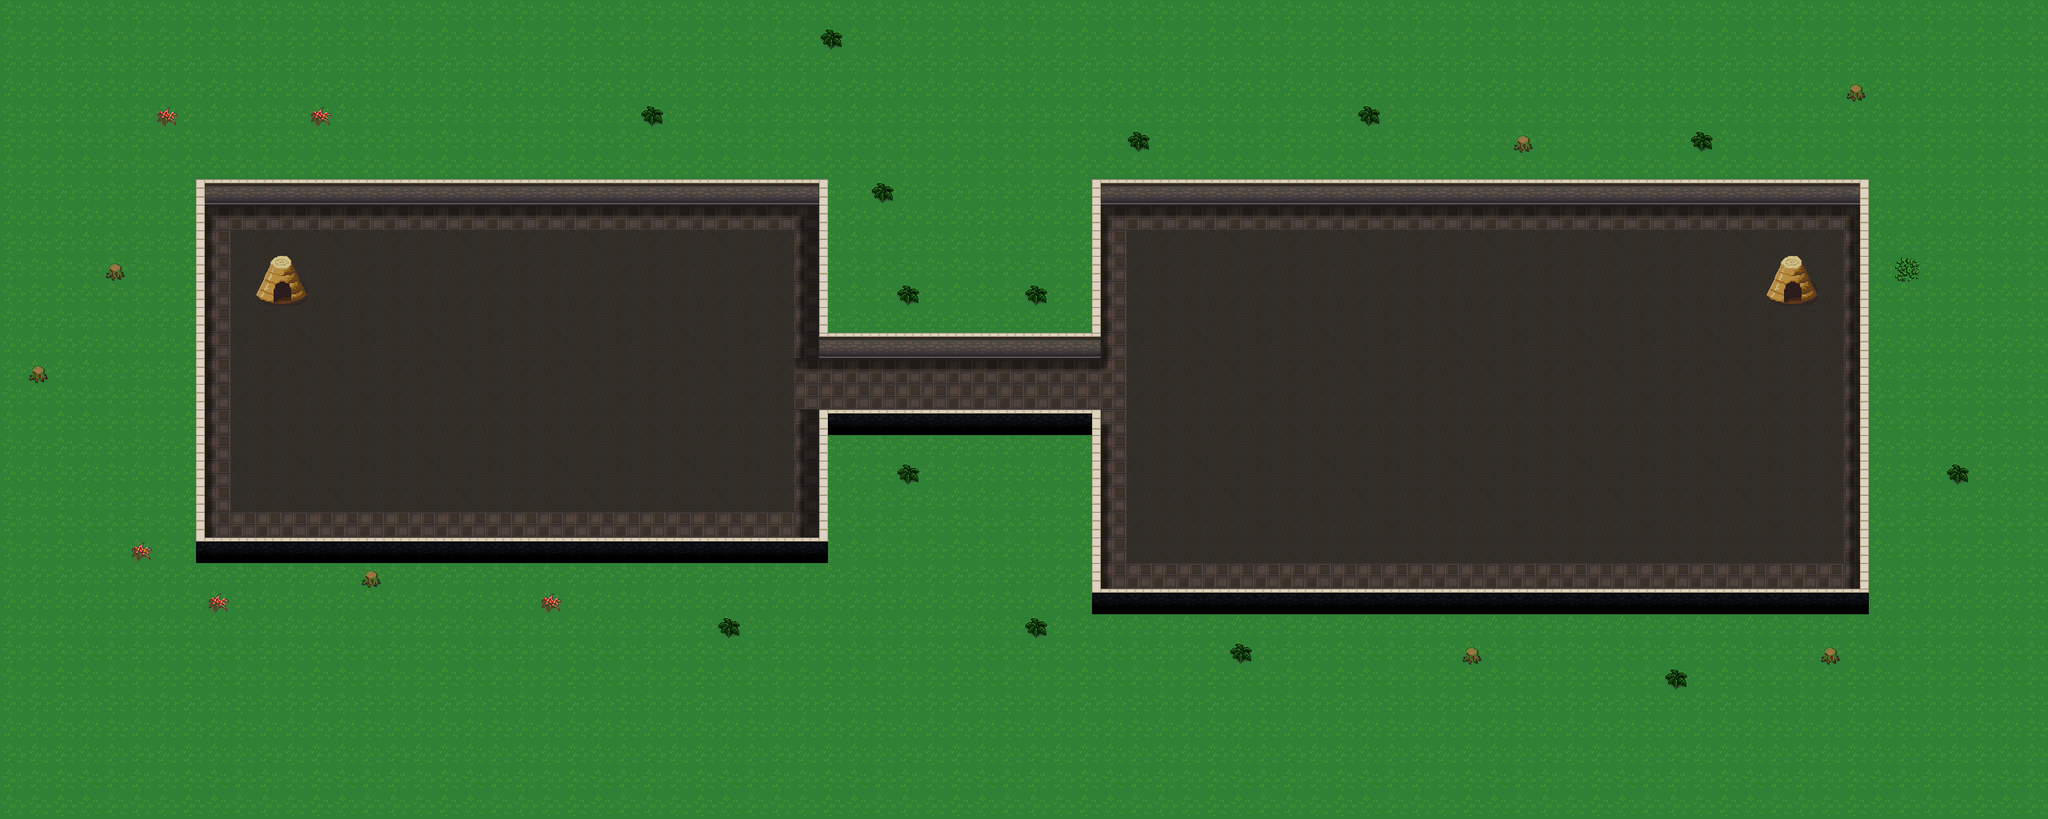

This game map was drawn from its Tiled (.tmx) file and the tilesets committed beside it. A one-line description and the trimmed map source follow:
An orthogonal 80x32 tile map with 32x32 px tiles, 3 tile layers (GROUND, GROUND2, OBJ), 2 tilesets and 16 objects.

<map version="1.10" tiledversion="1.11.2" orientation="orthogonal" renderorder="right-down" width="80" height="32" tilewidth="32" tileheight="32" infinite="0" nextlayerid="6" nextobjectid="23">
 <tileset firstgid="1" source="../forest_tiles.tsx" />
 <tileset firstgid="257" source="../Dungeon.tsx" />
 <layer id="1" name="GROUND" width="80" height="32">
  <data>[2560 cells, 2560 non-empty, 3 distinct tile ids]</data>
 </layer>
 <layer id="2" name="GROUND2" width="80" height="32">
  <data>[2560 cells, 142 non-empty, 12 distinct tile ids]</data>
 </layer>
 <layer id="3" name="OBJ" width="80" height="32">
  <data>[2560 cells, 192 non-empty, 13 distinct tile ids]</data>
 </layer>
 <objectgroup id="4" name="Collide" visible="0">
  <object id="2" x="319" y="351" width="64" height="32" />
  <object id="3" x="223" y="222" width="35" height="483" />
  <object id="5" x="217" y="691" width="850" height="35" />
  <object id="7" x="1025" y="538" width="29" height="198" />
  <object id="9" x="1024" y="527" width="351" height="25" />
  <object id="10" x="1335" y="536" width="42" height="274" />
  <object id="11" x="218" y="196" width="831" height="56" />
  <object id="12" x="1024" y="177" width="59" height="269" />
  <object id="14" x="1023" y="406" width="350" height="38" />
  <object id="15" x="1327" y="202" width="49" height="243" />
  <object id="16" x="1352" y="183" width="992" height="70" />
  <object id="17" x="2324" y="204" width="24" height="599" />
  <object id="18" x="1337" y="754" width="1019" height="85" />
  <object id="19" x="2207" y="353" width="68" height="32" />
 </objectgroup>
 <objectgroup id="5" name="Interactive">
  <object id="20" x="318" y="366" width="66" height="63" />
  <object id="21" x="2206" y="367" width="69" height="72" />
 </objectgroup>
</map>
